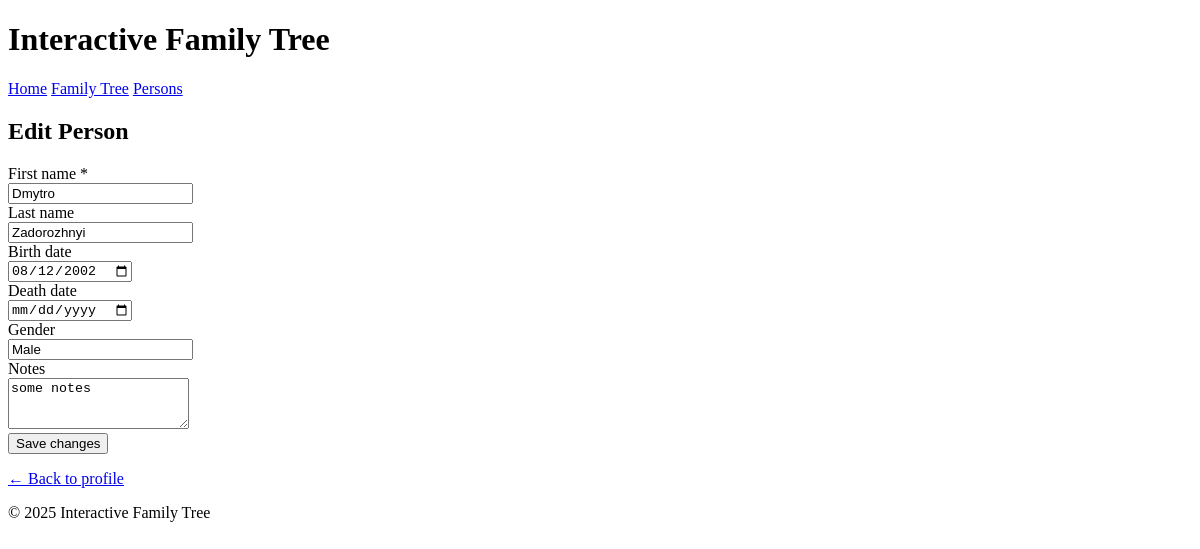
The app's page /persons/7/edit with its own data.
### tables this page shows
CREATE TABLE persons (
    id INTEGER PRIMARY KEY AUTOINCREMENT,
    first_name TEXT NOT NULL,
    last_name TEXT,
    birth_date TEXT,
    death_date TEXT,
    gender TEXT,
    notes TEXT,
    created_at TEXT DEFAULT CURRENT_TIMESTAMP
);

### app.py (the view, shortened to what this page needs)
@app.route("/persons/<int:person_id>/edit", methods=["GET", "POST"])
def edit_person(person_id):
    person = get_person(person_id)
    if person is None:
        return "Person is not found", 404
    return render_template("person_edit.html", person=person)

### db.py (called while the page is built)
def get_db():
    conn = sqlite3.connect(DB_PATH)
    conn.row_factory = sqlite3.Row
    return conn

def get_person(person_id: int):
    conn = get_db()
    cur = conn.cursor()
    cur.execute("SELECT * FROM persons WHERE id = ?", (person_id,))
    row = cur.fetchone()
    conn.close()
    return row

### templates/person_edit.html (shortened to what this page needs)
{% extends "base.html" %}
{% block content %}
<h2>Edit Person</h2>
<form action="{{ url_for('edit_person', person_id=person['id']) }}" method="post" class="person-form">
    <div>
        <label for="first_name">First name *</label><br>
        <input type="text" id="first_name" name="first_name" required
               value="{{ person['first_name'] }}">
    </div>
    <div>
        <label for="last_name">Last name</label><br>
        <input type="text" id="last_name" name="last_name"
               value="{{ person['last_name'] or '' }}">
    </div>
    <div>
        <label for="birth_date">Birth date</label><br>
        <input type="date" id="birth_date" name="birth_date"
               value="{{ person['birth_date'] or '' }}">
    </div>
    <div>
        <label for="death_date">Death date</label><br>
        <input type="date" id="death_date" name="death_date"
               value="{{ person['death_date'] or '' }}">
    </div>
    <div>
        <label for="gender">Gender</label><br>
        <input type="text" id="gender" name="gender"
               value="{{ person['gender'] or '' }}">
    </div>
    <div>
        <label for="notes">Notes</label><br>
        <textarea id="notes" name="notes" rows="3">{{ person['notes'] or '' }}</textarea>
    </div>
    <button type="submit">Save changes</button>
</form>
<p><a href="{{ url_for('person_detail', person_id=person['id']) }}">← Back to profile</a></p>
{% endblock %}

### records on screen
persons: first_name "Dmytro", last_name "Zadorozhnyi", birth_date "08/12/2002", gender "Male", notes "some notes"
